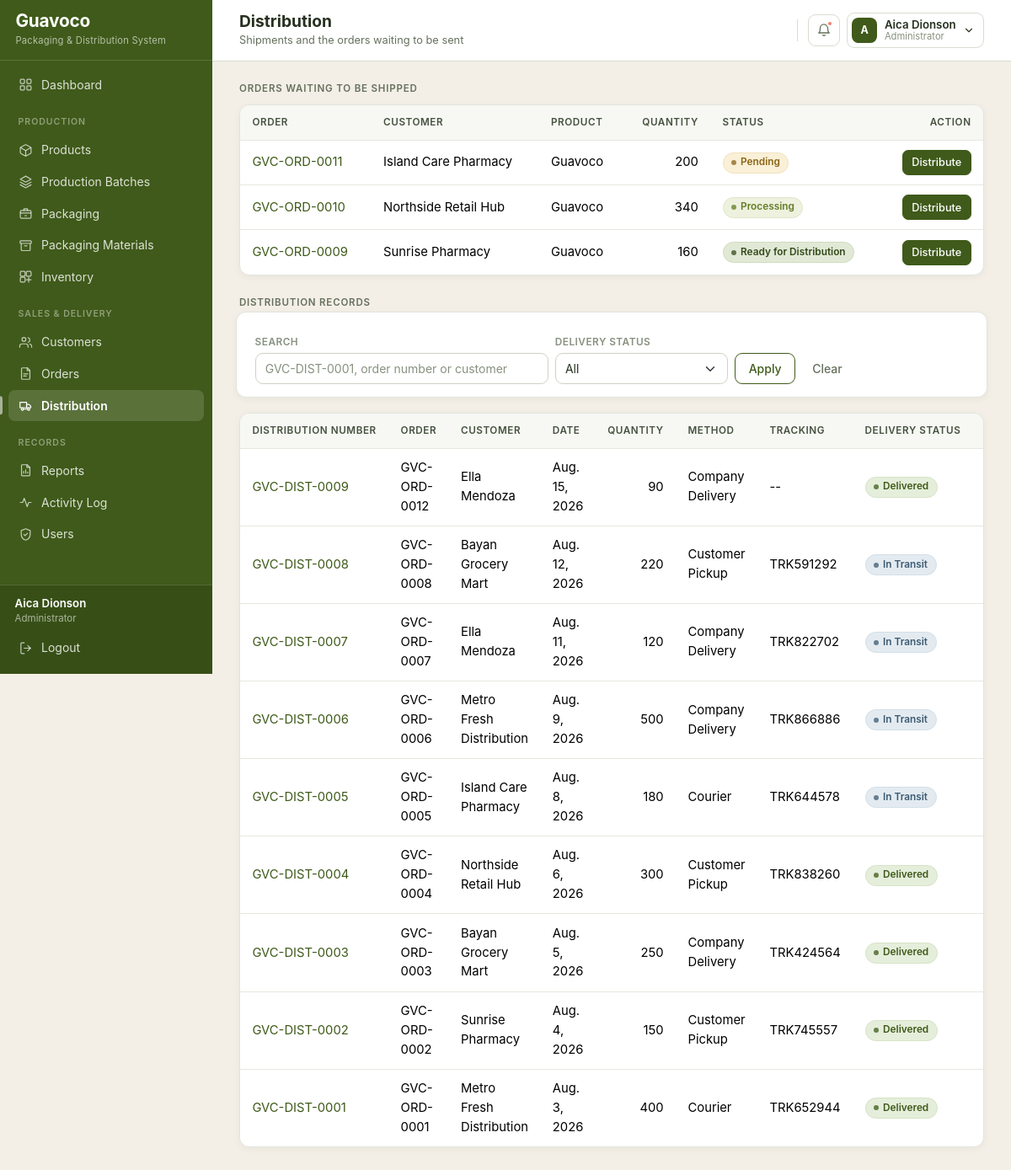
The page /distribution/ (signed in) on the database its author committed.
### core/models.py (models this page shows, shortened)
class Order(models.Model):
    STATUS_PENDING = 'Pending'
    STATUS_PROCESSING = 'Processing'
    STATUS_READY = 'Ready for Distribution'
    STATUS_DISTRIBUTED = 'Distributed'
    STATUS_DELIVERED = 'Delivered'
    STATUS_CANCELLED = 'Cancelled'
    STATUS_CHOICES = [
        (STATUS_PENDING, STATUS_PENDING),
        (STATUS_PROCESSING, STATUS_PROCESSING),
        (STATUS_READY, STATUS_READY),
        (STATUS_DISTRIBUTED, STATUS_DISTRIBUTED),
        (STATUS_DELIVERED, STATUS_DELIVERED),
        (STATUS_CANCELLED, STATUS_CANCELLED),
    ]
    CLOSED_STATUSES = [STATUS_DISTRIBUTED, STATUS_DELIVERED, STATUS_CANCELLED]
    order_number = models.CharField(max_length=30, unique=True, blank=True)
    customer = models.ForeignKey(Customer, on_delete=models.PROTECT, related_name='orders')
    order_date = models.DateField(default=timezone.localdate)
    product = models.ForeignKey(Product, on_delete=models.PROTECT, related_name='orders')
    quantity = models.PositiveIntegerField(validators=[MinValueValidator(1)])
    unit_price = models.DecimalField(
        max_digits=10, decimal_places=2, validators=[MinValueValidator(0)]
    )
    total_amount = models.DecimalField(max_digits=12, decimal_places=2, default=0)
    status = models.CharField(max_length=30, choices=STATUS_CHOICES, default=STATUS_PENDING)
    notes = models.TextField(blank=True)
    created_at = models.DateTimeField(auto_now_add=True)
    class Meta:
        ordering = ['-order_date', '-id']

class Customer(models.Model):
    TYPE_CHOICES = [
        ('Distributor', 'Distributor'),
        ('Retailer', 'Retailer'),
        ('Pharmacy', 'Pharmacy'),
        ('Grocery Store', 'Grocery Store'),
        ('Direct Customer', 'Direct Customer'),
    ]
    customer_id = models.CharField(max_length=30, unique=True, blank=True)
    business_name = models.CharField(max_length=150)
    contact_person = models.CharField(max_length=100)
    phone_number = models.CharField(max_length=30)
    email = models.EmailField(blank=True)
    address = models.TextField(blank=True)
    customer_type = models.CharField(max_length=30, choices=TYPE_CHOICES, default='Distributor')
    is_active = models.BooleanField(default=True)
    created_at = models.DateTimeField(auto_now_add=True)
    class Meta:
        ordering = ['business_name']

class Product(models.Model):
    name = models.CharField(max_length=100)
    sku = models.CharField('SKU', max_length=50, unique=True)
    description = models.TextField(blank=True)
    size = models.CharField('Product size', max_length=50, help_text='For example: 100g tube')
    selling_price = models.DecimalField(
        max_digits=10, decimal_places=2, validators=[MinValueValidator(0)]
    )
    reorder_level = models.PositiveIntegerField(
        default=100, help_text='Warn when available stock falls to this level.'
    )
    is_active = models.BooleanField(default=True)
    created_at = models.DateTimeField(auto_now_add=True)
    class Meta:
        ordering = ['name']
    @property
    def current_stock(self):
        total = self.inventory_rows.aggregate(total=models.Sum('quantity_available'))['total']
        return total or 0
    @property
    def is_low_stock(self):
        return self.current_stock <= self.reorder_level

class Distribution(models.Model):
    METHOD_CHOICES = [
        ('Company Delivery', 'Company Delivery'),
        ('Courier', 'Courier'),
        ('Customer Pickup', 'Customer Pickup'),
    ]
    STATUS_PREPARING = 'Preparing'
    STATUS_FOR_DELIVERY = 'For Delivery'
    STATUS_IN_TRANSIT = 'In Transit'
    STATUS_DELIVERED = 'Delivered'
    STATUS_CANCELLED = 'Cancelled'
    STATUS_CHOICES = [
        (STATUS_PREPARING, STATUS_PREPARING),
        (STATUS_FOR_DELIVERY, STATUS_FOR_DELIVERY),
        (STATUS_IN_TRANSIT, STATUS_IN_TRANSIT),
        (STATUS_DELIVERED, STATUS_DELIVERED),
        (STATUS_CANCELLED, STATUS_CANCELLED),
    ]
    distribution_number = models.CharField(max_length=30, unique=True, blank=True)
    order = models.ForeignKey(Order, on_delete=models.CASCADE, related_name='distributions')
    distribution_date = models.DateField(default=timezone.localdate)
    quantity_distributed = models.PositiveIntegerField(default=0)
    delivery_method = models.CharField(
        max_length=30, choices=METHOD_CHOICES, default='Company Delivery'
    )
    tracking_number = models.CharField(max_length=50, blank=True)
    delivery_status = models.CharField(
        max_length=20, choices=STATUS_CHOICES, default=STATUS_PREPARING
    )
    remarks = models.TextField(blank=True)
    created_at = models.DateTimeField(auto_now_add=True)
    class Meta:
        ordering = ['-distribution_date', '-id']

### core/views/distribution.py (the view)
# urls.py: path('distribution/', distribution.distribution_list, name='distribution_list'),
@login_required
def distribution_list(request):
    distributions = Distribution.objects.select_related('order__customer', 'order__product')
    search = request.GET.get('q', '').strip()
    if search:
        distributions = distributions.filter(
            Q(distribution_number__icontains=search)
            | Q(order__order_number__icontains=search)
            | Q(order__customer__business_name__icontains=search)
        )
    status = request.GET.get('status', '')
    if status:
        distributions = distributions.filter(delivery_status=status)
    ready_orders = Order.objects.filter(
        status__in=[Order.STATUS_PENDING, Order.STATUS_PROCESSING, Order.STATUS_READY]
    ).select_related('customer', 'product')
    context = {
        'page_title': 'Distribution',
        'distributions': distributions,
        'ready_orders': ready_orders,
        'search': search,
        'status': status,
        'statuses': Distribution.STATUS_CHOICES,
    }
    return render(request, 'distribution/distribution_list.html', context)

### templates/distribution/distribution_list.html (shortened to what this page needs)
{% extends "base.html" %}
{% load guavoco_extras %}
{% block content %}
<div class="section-label">Orders Waiting To Be Shipped</div>
<div class="table-scroll mb-4">
    <table class="table table-sm align-middle">
        <thead>
            <tr>
                <th>Order</th><th>Customer</th><th>Product</th>
                <th class="text-end">Quantity</th><th>Status</th><th class="text-end">Action</th>
            </tr>
        </thead>
        <tbody>
            {% for order in ready_orders %}
                <tr>
                    <td><a href="{% url 'order_detail' order.pk %}">{{ order.order_number }}</a></td>
                    <td>{{ order.customer.business_name }}</td>
                    <td>{{ order.product.name }}</td>
                    <td class="text-end">{{ order.quantity }}</td>
                    <td>{% include "components/status_badge.html" with status=order.status %}</td>
                    <td class="text-end">
                        <a href="{% url 'distribute_order' order.pk %}"
                           class="btn btn-sm btn-guava">Distribute</a>
                    </td>
                </tr>
            {% empty %}
                <tr><td colspan="6" class="text-muted small">No orders are waiting to be shipped.</td></tr>
            {% endfor %}
        </tbody>
    </table>
</div>
<div class="section-label">Distribution Records</div>
<form method="get" class="filter-bar row g-2 align-items-end">
    <div class="col-md-5">
        <label class="form-label small mb-1">Search</label>
        <input type="text" name="q" value="{{ search }}" class="form-control"
               placeholder="GVC-DIST-0001, order number or customer">
    </div>
    <div class="col-md-3">
        <label class="form-label small mb-1">Delivery status</label>
        <select name="status" class="form-select">
            <option value="">All</option>
        </select>
    </div>
    <div class="col-md-4">
        <button type="submit" class="btn btn-outline-guava">Apply</button>
        <a href="{% url 'distribution_list' %}" class="btn btn-link">Clear</a>
    </div>
</form>
<div class="table-scroll">
    <table class="table table-hover align-middle">
        <thead>
            <tr>
                <th>Distribution Number</th><th>Order</th><th>Customer</th><th>Date</th>
                <th class="text-end">Quantity</th><th>Method</th><th>Tracking</th>
                <th>Delivery Status</th><th class="text-end">Actions</th>
            </tr>
        </thead>
        <tbody>
            {% for shipment in distributions %}
                <tr>
                    <td>
                        <a href="{% url 'distribution_detail' shipment.pk %}">
                            {{ shipment.distribution_number }}
                        </a>
                    </td>
                    <td>{{ shipment.order.order_number }}</td>
                    <td>{{ shipment.order.customer.business_name }}</td>
                    <td>{{ shipment.distribution_date }}</td>
                    <td class="text-end">{{ shipment.quantity_distributed }}</td>
                    <td>{{ shipment.delivery_method }}</td>
                    <td>{{ shipment.tracking_number|default:"--" }}</td>
                    <td>
                        {% include "components/status_badge.html" with status=shipment.delivery_status %}
                    </td>
                    <td class="text-end text-nowrap">
                    </td>
                </tr>
            {% empty %}
                <tr><td colspan="9" class="empty-state">No distributions recorded yet.</td></tr>
            {% endfor %}
        </tbody>
    </table>
</div>
{% endblock %}

### templates/base.html (shortened to what this page needs)
{% load static %}
<!DOCTYPE html>
<html lang="en">
<head>
    <link rel="stylesheet" href="{% static 'vendor/bootstrap.min.css' %}">
    <link rel="stylesheet" href="{% static 'css/guavoco-theme.css' %}">
</head>
<body>
<nav class="sidebar">
    <div class="brand">
        <div>
            <div class="brand-name">Guavoco</div>
            <small class="brand-subtitle">Packaging &amp; Distribution System</small>
        </div>
    </div>
    <div class="collapse sidebar-body" id="sidebarBody">
        <ul class="nav flex-column sidebar-menu">
            <li class="nav-item">
                <a class="nav-link {% if request.resolver_match.url_name == 'dashboard' %}active{% endif %}"
                   href="{% url 'dashboard' %}">
                    <svg class="gv-icon"><use href="#i-grid"></use></svg> Dashboard
                </a>
            </li>
            <li class="nav-section">Production</li>
            <li class="nav-item">
                <a class="nav-link {% if 'product' in request.resolver_match.url_name %}active{% endif %}"
                   href="{% url 'product_list' %}">
                    <svg class="gv-icon"><use href="#i-package"></use></svg> Products
                </a>
            </li>
            <li class="nav-item">
                <a class="nav-link {% if 'batch' in request.resolver_match.url_name %}active{% endif %}"
                   href="{% url 'batch_list' %}">
                    <svg class="gv-icon"><use href="#i-layers"></use></svg> Production Batches
                </a>
            </li>
            <li class="nav-item">
                <a class="nav-link {% if 'packaging' in request.resolver_match.url_name %}active{% endif %}"
                   href="{% url 'packaging_list' %}">
                    <svg class="gv-icon"><use href="#i-box"></use></svg> Packaging
                </a>
            </li>
            <li class="nav-item">
                <a class="nav-link {% if 'material' in request.resolver_match.url_name %}active{% endif %}"
                   href="{% url 'material_list' %}">
                    <svg class="gv-icon"><use href="#i-archive"></use></svg> Packaging Materials
                </a>
            </li>
            <li class="nav-item">
                <a class="nav-link {% if 'inventory' in request.resolver_match.url_name %}active{% endif %}"
                   href="{% url 'inventory_list' %}">
                    <svg class="gv-icon"><use href="#i-inventory"></use></svg> Inventory
                </a>
            </li>
            <li class="nav-section">Sales &amp; Delivery</li>
            <li class="nav-item">
                <a class="nav-link {% if 'customer' in request.resolver_match.url_name %}active{% endif %}"
                   href="{% url 'customer_list' %}">
                    <svg class="gv-icon"><use href="#i-users"></use></svg> Customers
                </a>
            </li>
            <li class="nav-item">
                <a class="nav-link {% if 'order' in request.resolver_match.url_name %}active{% endif %}"
                   href="{% url 'order_list' %}">
                    <svg class="gv-icon"><use href="#i-orders"></use></svg> Orders
                </a>
            </li>
            <li class="nav-item">
                <a class="nav-link {% if 'distribut' in request.resolver_match.url_name or 'delivery' in request.resolver_match.url_name %}active{% endif %}"
                   href="{% url 'distribution_list' %}">
                    <svg class="gv-icon"><use href="#i-truck"></use></svg> Distribution
                </a>
            </li>
            <li class="nav-section">Records</li>
            <li class="nav-item">
                <a class="nav-link {% if 'report' in request.resolver_match.url_name or 'traceability' in request.resolver_match.url_name %}active{% endif %}"
                   href="{% url 'report_index' %}">
                    <svg class="gv-icon"><use href="#i-report"></use></svg> Reports
                </a>
            </li>
            <li class="nav-item">
                <a class="nav-link {% if request.resolver_match.url_name == 'activity_log' %}active{% endif %}"
                   href="{% url 'activity_log' %}">
                    <svg class="gv-icon"><use href="#i-activity"></use></svg> Activity Log
                </a>
            </li>
            {% if is_admin %}
                <li class="nav-item">
                    <a class="nav-link {% if 'user' in request.resolver_match.url_name %}active{% endif %}"
                       href="{% url 'user_list' %}">
                        <svg class="gv-icon"><use href="#i-shield"></use></svg> Users
                    </a>
                </li>
            {% endif %}
        </ul>
        <div class="sidebar-footer">
            <div class="px-2">
                <div class="account-name">{{ user.get_full_name|default:user.username }}</div>
                <div class="account-role">{{ user_role }}</div>
            </div>
            <form method="post" action="{% url 'logout' %}">
                <button type="submit" class="nav-link">
                    <svg class="gv-icon"><use href="#i-logout"></use></svg> Logout
                </button>
            </form>
        </div>
    </div>
</nav>
<div class="app-shell">
    <header class="topbar">
        <div class="topbar-titles">
            <h1 class="page-title">{% block heading %}{{ page_title }}{% endblock %}</h1>
            {% block subtitle %}
                {% if page_subtitle %}<p class="page-subtitle">{{ page_subtitle }}</p>{% endif %}
            {% endblock %}
        </div>
        <div class="topbar-actions">
            <div class="dropdown">
                <a class="topbar-bell" href="#" role="button" data-bs-toggle="dropdown"
                   aria-expanded="false" aria-label="Notifications">
                    <svg class="gv-icon"><use href="#i-bell"></use></svg>
                    {% if alert_count %}<span class="bell-dot"></span>{% endif %}
                </a>
            </div>
            <div class="dropdown">
                <a class="user-chip" href="#" role="button" data-bs-toggle="dropdown"
                   aria-expanded="false">
                    <span class="user-avatar">
                        {{ user.get_full_name|default:user.username|slice:":1"|upper }}
                    </span>
                    <span>
                        <span class="user-name d-block">
                            {{ user.get_full_name|default:user.username }}
                        </span>
                        <span class="user-role d-block">{{ user_role }}</span>
                    </span>
                    <svg class="gv-icon" style="width:14px;height:14px;">
                        <use href="#i-chevron-down"></use></svg>
                </a>
            </div>
        </div>
    </header>
    <main class="main-content">
        {% block content %}{% endblock %}
    </main>
</div>
</body>
</html>

### templates/components/status_badge.html (shortened to what this page needs)
{% load guavoco_extras %}<span class="gv-badge gv-badge--{{ status|badge }}">{{ status }}</span>

### rows shown on the page
Order: order_number "GVC-ORD-0011", customer.business_name "Island Care Pharmacy", product.name "Guavoco", quantity "200", status "Pending"
Order: order_number "GVC-ORD-0010", customer.business_name "Northside Retail Hub", product.name "Guavoco", quantity "340", status "Processing"
Order: order_number "GVC-ORD-0009", customer.business_name "Sunrise Pharmacy", product.name "Guavoco", quantity "160", status "Ready for Distribution"
Distribution: distribution_number "GVC-DIST-0009", order.order_number "GVC-ORD-0012", order.customer.business_name "Ella Mendoza", distribution_date "Aug. 15, 2026", quantity_distributed "90", delivery_method "Company Delivery", tracking_number "--", delivery_status "Delivered"
Distribution: distribution_number "GVC-DIST-0008", order.order_number "GVC-ORD-0008", order.customer.business_name "Bayan Grocery Mart", distribution_date "Aug. 12, 2026", quantity_distributed "220", delivery_method "Customer Pickup", tracking_number "TRK591292", delivery_status "In Transit"
Distribution: distribution_number "GVC-DIST-0007", order.order_number "GVC-ORD-0007", order.customer.business_name "Ella Mendoza", distribution_date "Aug. 11, 2026", quantity_distributed "120", delivery_method "Company Delivery", tracking_number "TRK822702", delivery_status "In Transit"
Distribution: distribution_number "GVC-DIST-0006", order.order_number "GVC-ORD-0006", order.customer.business_name "Metro Fresh Distribution", distribution_date "Aug. 9, 2026", quantity_distributed "500", delivery_method "Company Delivery", tracking_number "TRK866886", delivery_status "In Transit"
Distribution: distribution_number "GVC-DIST-0005", order.order_number "GVC-ORD-0005", order.customer.business_name "Island Care Pharmacy", distribution_date "Aug. 8, 2026", quantity_distributed "180", delivery_method "Courier", tracking_number "TRK644578", delivery_status "In Transit"
Distribution: distribution_number "GVC-DIST-0004", order.order_number "GVC-ORD-0004", order.customer.business_name "Northside Retail Hub", distribution_date "Aug. 6, 2026", quantity_distributed "300", delivery_method "Customer Pickup", tracking_number "TRK838260", delivery_status "Delivered"
Distribution: distribution_number "GVC-DIST-0003", order.order_number "GVC-ORD-0003", order.customer.business_name "Bayan Grocery Mart", distribution_date "Aug. 5, 2026", quantity_distributed "250", delivery_method "Company Delivery", tracking_number "TRK424564", delivery_status "Delivered"
Distribution: distribution_number "GVC-DIST-0002", order.order_number "GVC-ORD-0002", order.customer.business_name "Sunrise Pharmacy", distribution_date "Aug. 4, 2026", quantity_distributed "150", delivery_method "Customer Pickup", tracking_number "TRK745557", delivery_status "Delivered"
Distribution: distribution_number "GVC-DIST-0001", order.order_number "GVC-ORD-0001", order.customer.business_name "Metro Fresh Distribution", distribution_date "Aug. 3, 2026", quantity_distributed "400", delivery_method "Courier", tracking_number "TRK652944", delivery_status "Delivered"

### other values the page prints
{{ user.get_full_name|default:user.username }} "Aica Dionson"
{{ user_role }} "Administrator"
{{ page_title }} "Distribution"
{{ page_subtitle }} "Shipments and the orders waiting to be sent"
{{ user.get_full_name|default:user.username|slice:":1"|upper }} "A"
